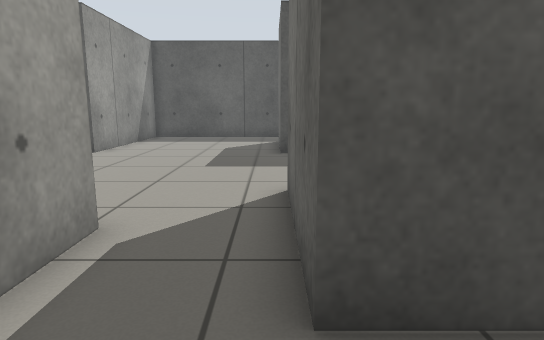
[1] (above)

16 first-person views from a walk through a world built for the Gazebo simulator. The camera is 0.79 m above the floor, tilts 10° down and sees 75° across. The floor is counted in squares, 0.5 m on a side. Each view is taken from the middle of a square. On the plan, view 1 faces up. The plan holds only what a view shows up to about 16 squares ahead; the rest is blank.

[2]
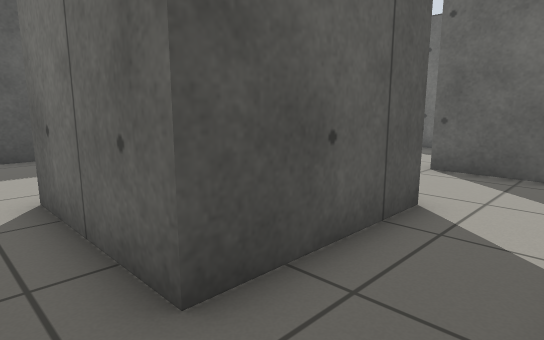

[3]
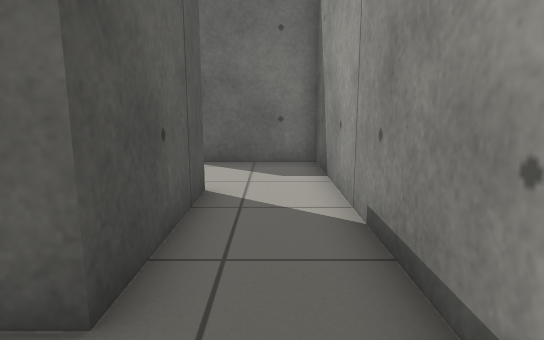

[4]
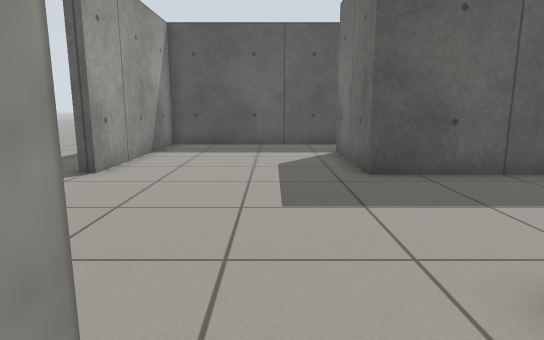

[5]
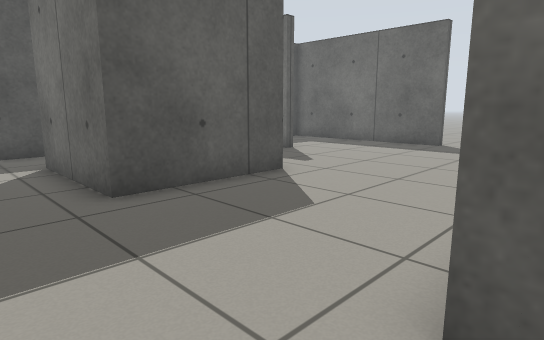

[6]
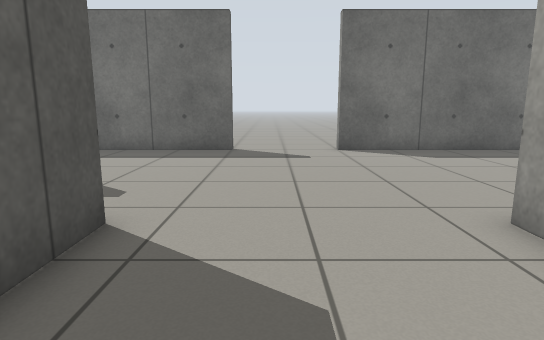

[7]
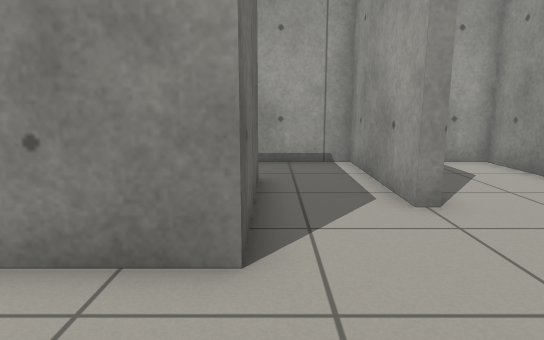

[8]
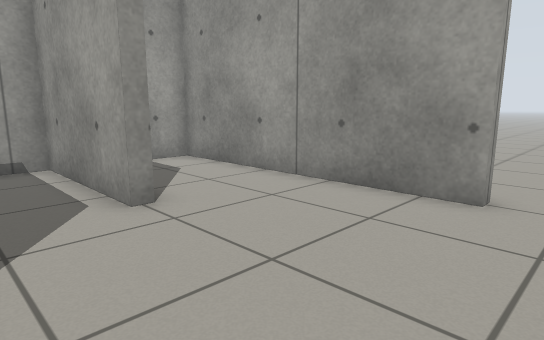

[9]
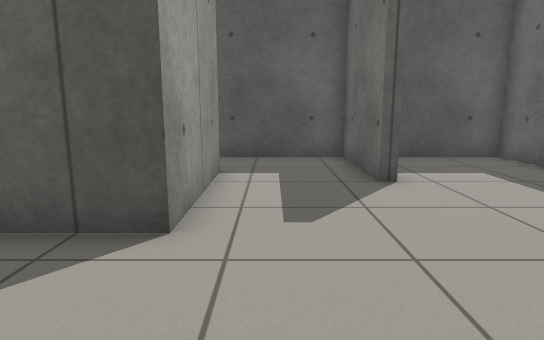

[10]
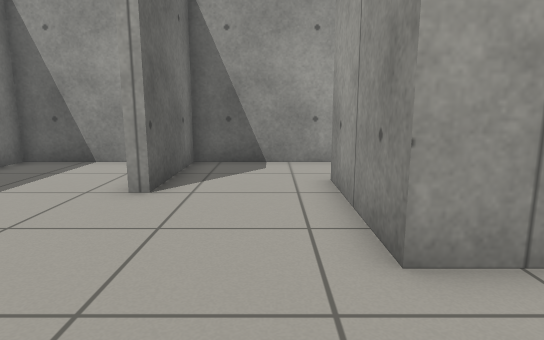

[11]
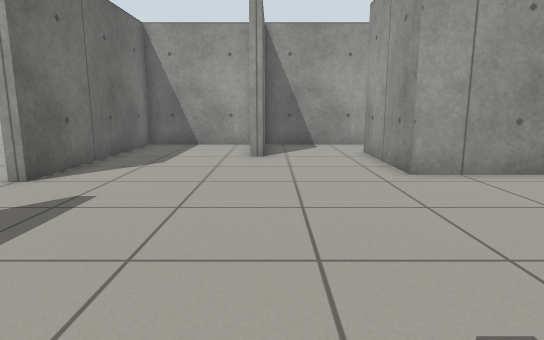

[12]
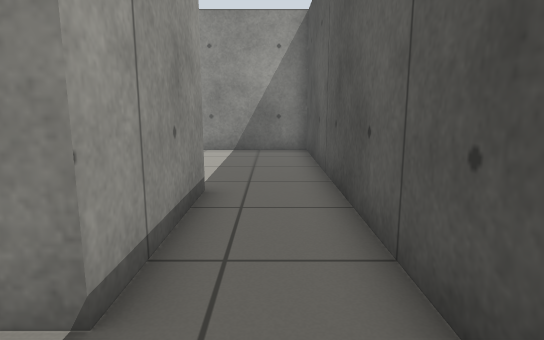

[13]
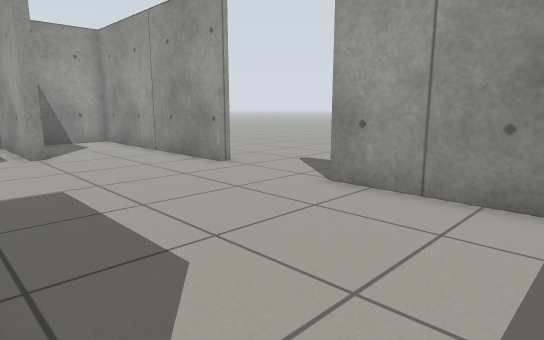

[14]
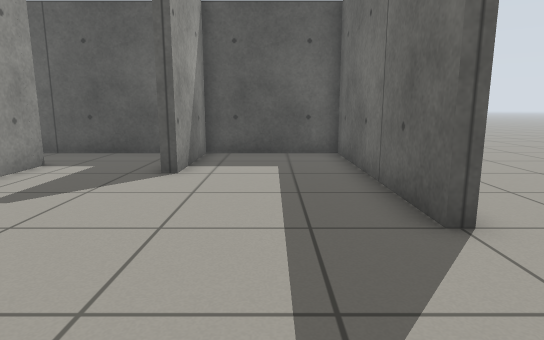

[15]
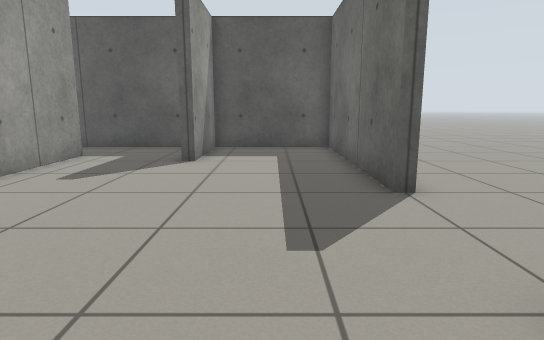

[16]
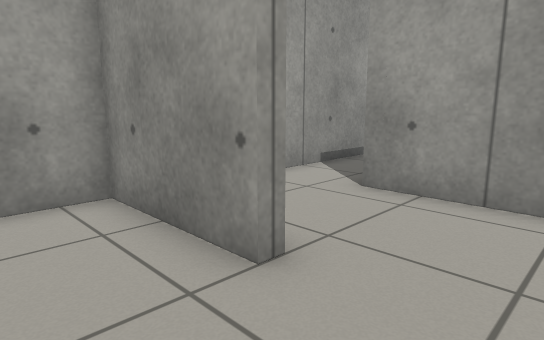

### Floor plan
Points are (right, up) in squares from view 1. A wall is a line through its corners. A room is listed if a view was taken in it or the views show most of it. See-through windows are left out.
Room 1 (views 1, 2, 3, 4)
walls: (4.7, 3.5) (4.7, 2.3) (0.3, 2.3) (0.3, 4.5); (-2.3, 4.5) (-2.3, -0.3) (8.3, -0.3) (8.3, 3.5)
ways out: opening at (-1, 3.5) to room 2; opening at (6, 3) to room 2
Room 2 (views 5, 6, 7, 8, 9, 10, 11, 12, 13, 14, 15, 16)
walls: (4.7, 12.3) (0.3, 12.3) (0.3, 16.7) (4.7, 16.7) (4.7, 12.3); (0.3, 4.5) (0.3, 6.7) (4.7, 6.7) (4.7, 3.5); (-2.8, 4.5) (-2.3, 4.5); (8.3, 3.5) (8.7, 3.5) (8.7, -0.3) (13.3, -0.3) (13.3, 7.5); (-6.8, 8.5) (-6.3, 8.5) (-6.3, -0.3) (-3.6, -0.3); (13.8, 11.5) (13.3, 11.5) (13.3, 19.3) (8.7, 19.3) (8.7, 15.5) (8.3, 15.5) (8.3, 19.3) (-6.3, 19.3) (-6.3, 12.5)
ways out: opening at (-1, 3.5) to room 1; opening at (6, 3) to room 1; opening at (-7, 10.5); opening at (13, 9.5)

Positions as (right, up) in squares from view 1, and headings:
1: (0, 0), facing up
2: (-1, 0), facing up-right
3: (-2, 1), facing right
4: (-2, 4), facing up
5: (-2, 6), facing up-right
6: (0, 10), facing right
7: (0, 10), facing down
8: (0, 10), facing down-left
9: (6, 8), facing up
10: (6, 10), facing down
11: (8, 15), facing down
12: (7, 18), facing left
13: (0, 17), facing down-left
14: (11, 7), facing up
15: (11, 5), facing up
16: (11, 6), facing down-left
